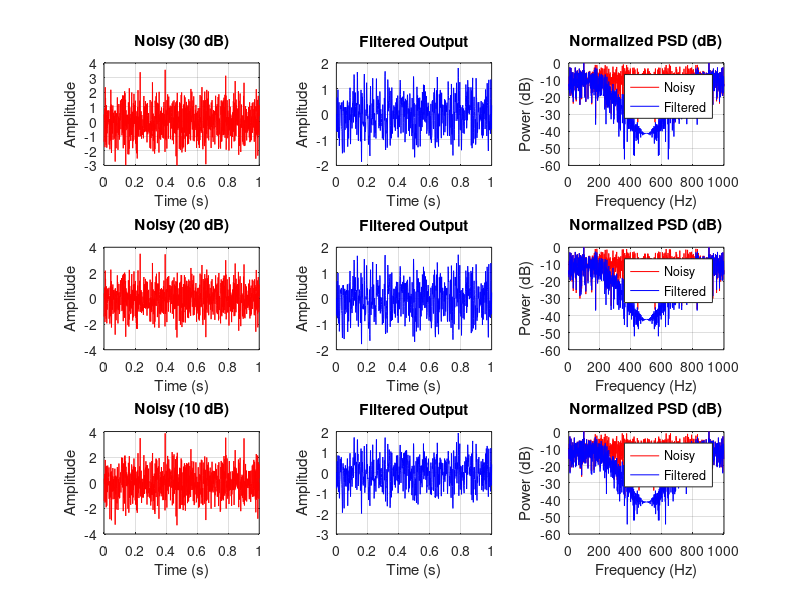
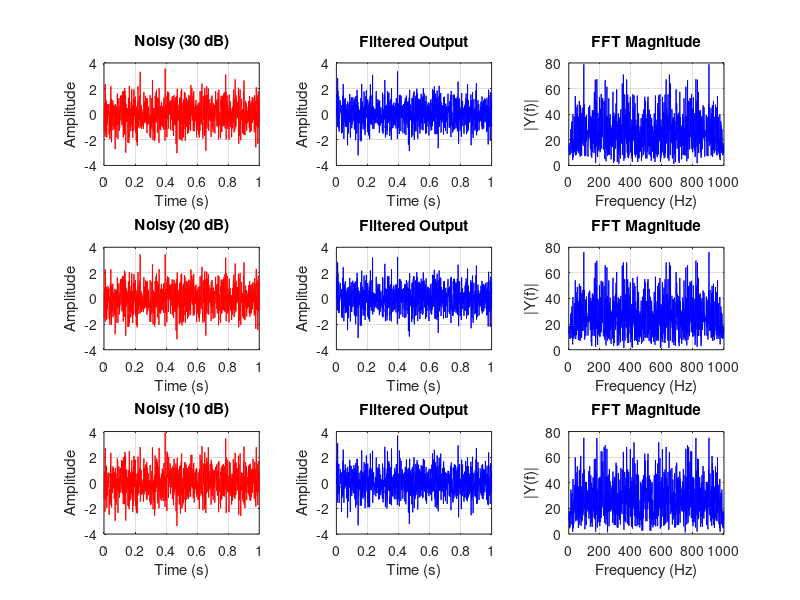
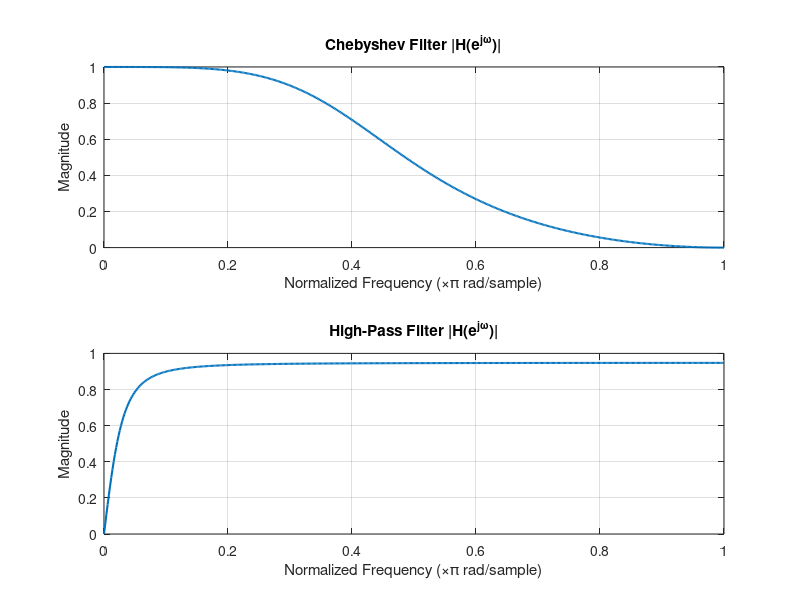

Here is the MATLAB script that generated these plots, in order:
clc;
clear all;
close all;

%% =======================================================================
%  DIGITAL FILTER DESIGN USING Z-TRANSFORM IMPLEMENTATION
%  FOR CHEBYSHEV AND HIGH-PASS FILTERS (WITHOUT BUILT-IN FUNCTIONS)
%  ENHANCED VERSION WITH EXTRA OUTPUTS & STATISTICS
% =======================================================================

Fs = 1000;                % Sampling frequency (Hz)
t = 0:1/Fs:1;             % Time vector (1 second)
x = randn(size(t));       % Random signal

SNR_values = [30 20 10];  % Gaussian noise levels (in dB)

% -----------------------------------------------------------------------
%  FUNCTION DEFINITIONS
% -----------------------------------------------------------------------

% (1) Manual function to add Gaussian noise
manual_awgn = @(sig,SNR_dB) ...
    sig + sqrt(var(sig)/(10^(SNR_dB/10))) * randn(size(sig));

% (2) Manual SNR computation
manual_snr = @(orig,noisy) 10*log10(sum(orig.^2)/sum((orig-noisy).^2));

% (3) Manual RMS computation
manual_rms = @(sig) sqrt(mean(sig.^2));

%% =======================================================================
%  EXPERIMENT 1: CHEBYSHEV FILTER (LOW-PASS)
% =======================================================================
b0 = 0.2066;
b1 = 0.4131;
b2 = 0.2066;
a1 = -0.3695;
a2 = 0.1958;

figure('Name','Experiment 1 - Chebyshev Filter (Z-transform)');

disp('---------------------------------------------------------------');
disp(' CHEBYSHEV FILTER PERFORMANCE (Manual Implementation)');
disp('---------------------------------------------------------------');
fprintf('   SNR_in(dB) | SNR_out(dB) | Energy_in | Energy_out | Mean_out | RMS_out\n');
disp('--------------------------------------------------------------------------');

for i = 1:length(SNR_values)
    % Step 1: Add noise
    noisy = manual_awgn(x, SNR_values(i));
    
    % Step 2: Manual recursive filtering
    y = zeros(size(noisy));
    for n = 3:length(noisy)
        y(n) = b0*noisy(n) + b1*noisy(n-1) + b2*noisy(n-2) ...
             - a1*y(n-1) - a2*y(n-2);
    end

    % Step 3: Signal metrics
    SNR_in = manual_snr(x, noisy);
    SNR_out = manual_snr(x, y);
    Energy_in = sum(noisy.^2);
    Energy_out = sum(y.^2);
    Mean_out = mean(y);
    RMS_out = manual_rms(y);

    % Print to console
    fprintf('      %4.1f     |    %4.2f     |  %7.2f  |  %7.2f  |  %7.3f  |  %7.3f\n',...
        SNR_in, SNR_out, Energy_in, Energy_out, Mean_out, RMS_out);

    % Step 4: Plot in time domain
    subplot(length(SNR_values),3,3*i-2);
    plot(t,noisy,'r'); title(['Noisy (' num2str(SNR_values(i)) ' dB)']);
    xlabel('Time (s)'); ylabel('Amplitude'); grid on;

    subplot(length(SNR_values),3,3*i-1);
    plot(t,y,'b'); title('Filtered Output');
    xlabel('Time (s)'); ylabel('Amplitude'); grid on;

    % Step 5: Manual Power Spectral Density (FFT)
    N = length(noisy);
    f = (0:N-1)*(Fs/N);
    PSD_in = abs(fft(noisy)).^2/N;
    PSD_out = abs(fft(y)).^2/N;

    subplot(length(SNR_values),3,3*i);
    plot(f,10*log10(PSD_in/max(PSD_in)),'r'); hold on;
    plot(f,10*log10(PSD_out/max(PSD_out)),'b');
    title('Normalized PSD (dB)');
    xlabel('Frequency (Hz)'); ylabel('Power (dB)');
    legend('Noisy','Filtered'); grid on;
end

%% =======================================================================
%  EXPERIMENT 2: HIGH-PASS FILTER (Z-transform)
% =======================================================================
a = 0.9; % controls cutoff frequency

figure('Name','Experiment 2 - High-Pass Filter (Z-transform)');

disp(' ');
disp('---------------------------------------------------------------');
disp(' HIGH-PASS FILTER PERFORMANCE (Manual Implementation)');
disp('---------------------------------------------------------------');
fprintf('   SNR_in(dB) | SNR_out(dB) | Energy_in | Energy_out | Mean_out | RMS_out\n');
disp('--------------------------------------------------------------------------');

for i = 1:length(SNR_values)
    % Step 1: Add noise
    noisy = manual_awgn(x, SNR_values(i));
    
    % Step 2: Apply HPF using difference equation
    y_hp = zeros(size(noisy));
    for n = 2:length(noisy)
        y_hp(n) = a*(y_hp(n-1) + noisy(n) - noisy(n-1));
    end

    % Step 3: Signal metrics
    SNR_in = manual_snr(x, noisy);
    SNR_out = manual_snr(x, y_hp);
    Energy_in = sum(noisy.^2);
    Energy_out = sum(y_hp.^2);
    Mean_out = mean(y_hp);
    RMS_out = manual_rms(y_hp);

    fprintf('      %4.1f     |    %4.2f     |  %7.2f  |  %7.2f  |  %7.3f  |  %7.3f\n',...
        SNR_in, SNR_out, Energy_in, Energy_out, Mean_out, RMS_out);

    % Step 4a: Time Domain
    subplot(length(SNR_values),3,3*i-2);
    plot(t,noisy,'r'); title(['Noisy (' num2str(SNR_values(i)) ' dB)']);
    xlabel('Time (s)'); ylabel('Amplitude'); grid on;

    subplot(length(SNR_values),3,3*i-1);
    plot(t,y_hp,'b'); title('Filtered Output');
    xlabel('Time (s)'); ylabel('Amplitude'); grid on;

    % Step 4b: Frequency Domain (Manual FFT)
    Nfft = length(noisy);
    f = (0:Nfft-1)*(Fs/Nfft);
    Y = abs(fft(y_hp));
    subplot(length(SNR_values),3,3*i);
    plot(f,Y,'b'); title('FFT Magnitude');
    xlabel('Frequency (Hz)'); ylabel('|Y(f)|'); grid on;
end

%% =======================================================================
%  THEORETICAL FREQUENCY RESPONSES (Z-DOMAIN)
% =======================================================================
w = linspace(0,pi,512);

H_cheby = (b0 + b1*exp(-1j*w) + b2*exp(-2j*w)) ./ ...
          (1 + a1*exp(-1j*w) + a2*exp(-2j*w));

H_hp = a * (1 - exp(-1j*w)) ./ (1 - a*exp(-1j*w));

figure('Name','Theoretical Frequency Responses');
subplot(2,1,1);
plot(w/pi, abs(H_cheby),'LineWidth',1.5);
title('Chebyshev Filter |H(e^{j\omega})|');
xlabel('Normalized Frequency (\times\pi rad/sample)');
ylabel('Magnitude'); grid on;

subplot(2,1,2);
plot(w/pi, abs(H_hp),'LineWidth',1.5);
title('High-Pass Filter |H(e^{j\omega})|');
xlabel('Normalized Frequency (\times\pi rad/sample)');
ylabel('Magnitude'); grid on;

%% =======================================================================
%  DISPLAY FINAL SUMMARY
% =======================================================================
disp(' ');
disp('===============================================================');
disp(' DIGITAL FILTER DESIGN USING Z-TRANSFORM IMPLEMENTATION ');
disp(' Implemented Filters: Chebyshev (Low-pass) and High-pass ');
disp(' Added Outputs: SNR, Energy, PSD, Mean, RMS ');
disp(' No built-in filter or awgn functions used ');
disp('===============================================================');
